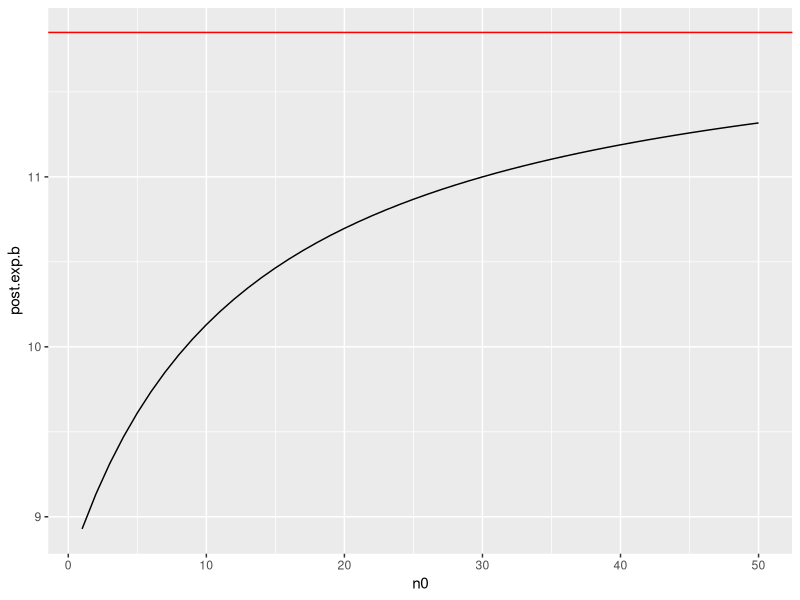
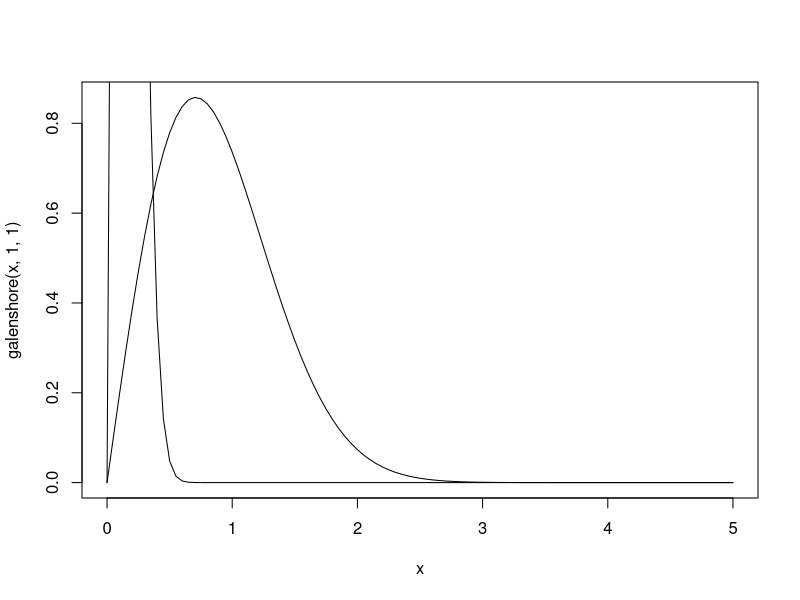

These figures' R source, in order:
## ---- chunk 1
knitr::opts_chunk$set(echo = TRUE)
library(ggplot2)
## ---- chunk 2
y.a = c(12,9,12,14,13,13,15,8,15,6)
y.b = c(11,11,10,9,9,8,7,10,6,8,8,9,7)

a.a = 120; a.b = 10
b.a = 12 ; b.b = 1
n.y.a = length(y.a)
n.y.b = length(y.b)
sumy.a = sum(y.a)
sumy.b = sum(y.b)
post.a.a = a.a + sumy.a
post.a.b = n.y.a + a.b

post.b.a = b.a + sumy.b
post.b.b = n.y.b + b.b
## ---- chunk 3
post.mean.a = post.a.a / post.a.b
post.var.a = post.a.a / post.a.b ^2
post.mean.a
post.var.a
qgamma(c(.025,.975), post.a.a,post.a.b)

post.mean.b = post.b.b / post.b.b
post.var.b = post.b.b / post.b.b ^2
post.mean.b
post.var.b
qgamma(c(.025,.975), post.b.b,post.b.b)
## ---- chunk 4
n0 = 1:50
post.b.a.n = 12*n0 + sumy.b
post.b.b.n = n.y.b + n0
post.exp.b = post.b.a.n / post.b.b.n
n0.plot.frame = data.frame(n0,post.exp.b)
plot.exp = ggplot(n0.plot.frame, aes(x= n0, y = post.exp.b))
plot.exp + geom_line() + geom_hline(yintercept = post.mean.a, color = "red")
## ---- chunk 5
galenshore = function(y,a,theta){
  (2 / gamma(a)) * theta^(2*a) * y^(2*a - 1) * exp(-theta^2*y^2)
}

x = seq(0,10, by = .01)
curve(galenshore(x,1,1), type = "l", xlim = c(0,5))
curve(galenshore(x,1,5), add = TRUE)
